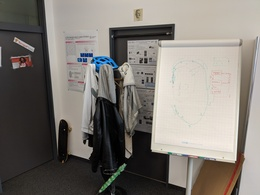
%> input picture Lab 4/images/img_1.jpg, 260 x 195 px, shrunk from 4032 x 3024 before the run
$ octave main.m   (GNU Octave 9; MATLAB toolbox functions it lacks are replaced by stand-ins)
%> lines starting %> are read from the running program, lines starting %| are printed output that depends on the picture
### Lab 4/getImage.m
function image = getImage(image_path, rescale_factor)
%> called with image_path = 'images/img_1.jpg', rescale_factor = 0.2
    image = im2double(imresize(rgb2gray(imread(image_path)),...
        rescale_factor));
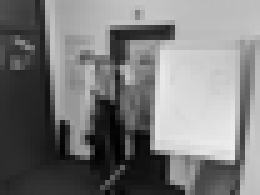
%> image: size 39x52 double (shown 5 times larger); min 0, max 0.929, mean 0.477
end

### Lab 4/main.m
clear all
close all
clc

num_scales = 3; % Scales per octave.
num_octaves = 5; % Number of octaves.
sigma = 1.6;
contrast_threshold = 0.04;
image_file_1 = 'images/img_1.jpg';
image_file_2 = 'images/img_2.jpg';
rescale_factor = 0.2; % Rescaling of the original image for speed.

images = {getImage(image_file_1, rescale_factor), getImage(image_file_2, rescale_factor)};
%> call 2 of getImage, with image_path = 'images/img_2.jpg', rescale_factor = 0.2
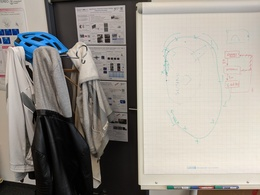
%> input picture Lab 4/images/img_2.jpg, 260 x 195 px, shrunk from 4032 x 3024 before the run
%> in getImage (call 2), `image = im2double(imresize(rgb2gray(imread(image_path)), rescale_facto..`:
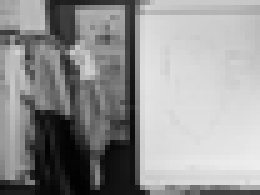
%> image: size 39x52 double (shown 5 times larger); min 0.00784, max 0.929, mean 0.579
%> images = 2 items

descriptors = {};
kpt_locations={};

gauss_filter=fspecial('gaussian', [16, 16], 1.5*16);

for img_idx = 1:2 %we analyze both the images to match
    for o = 0:num_octaves-1 %for every octave
        sc_image = imresize(images{img_idx}, 1/(2^o)); %take the image rescaled
        for s = -1:num_scales+1 %create the different gauss filtered images
            k_sigma = 2^(s/num_scales)*sigma;
            level{s+2} = imgaussfilt(sc_image, k_sigma, 'Padding', 0);
        end
        for i=1:num_scales+2 %create the dogs
            dog{o+1, i} = abs(level{i+1} - level{i}); %this is MAGNITUDE, row=octave col= dog index
            for x=1:height(dog{o+1, i}) %suppress points with magnitude under threshold
                for y=1:width(dog{o+1, i})
                    if dog{o+1, i}(x, y)<contrast_threshold
                        dog{o+1, i}(x, y)=0;
                    end
                end
            end
        end

        %find the keypoints
        for i=2:num_scales+1 %search only in the middle layers of octave
            reg_max=imregionalmax(dog{o+1, i}, 26); %return a matrix whith 1 where max are
            for x=1:height(reg_max)
                for y=1:width(reg_max)
                    if (reg_max(x, y)==1) && (dog{o+1, i}(x, y)~=0)
                        kpt_locations{end+1, 1}=[x, y, num_scales*o + i - 1]; %save the location (DIVIDERE PER o+1??)
                        kpt_locations{end, 2}=img_idx; %save which image is this

                        blur_img=level{i}; %select original blurred img
                        [norms, orient] = imgradient(blur_img); %make the gradient

                        norms=padarray(norms, [8, 8], 0, 'both'); %pad to avoid problems with borders
                        orient=padarray(orient, [8, 8], 0, 'both');

                        norm_patch= norms(kpt_locations{end, 1}(1)+1:kpt_locations{end, 1}(1)+16, kpt_locations{end, 1}(2)+1:kpt_locations{end, 1}(2)+16); %16x16 patch
                        orient_patch= orient(kpt_locations{end, 1}(1)+1:kpt_locations{end, 1}(1)+16, kpt_locations{end, 1}(2)+1:kpt_locations{end, 1}(2)+16);

                        norm_patch=norm_patch.*gauss_filter; %wheight center values more

                        norm_subpatch=mat2cell(norm_patch, [4, 4, 4, 4], [4, 4, 4, 4]); %divide into 16 subpatches of 4x4
                        orient_subpatch=mat2cell(orient_patch, [4, 4, 4, 4], [4, 4, 4, 4]);

                        descriptors{end+1, 1}=[];

                        for h=1:4
                            for k=1:4
                                descriptors{end, 1}=[descriptors{end, 1}, weightedhistc(orient_subpatch{h, k}(:).', norm_subpatch{h, k}(:).', -180:45:180)];
                                descriptors{end, 1}(end)=[]; %delete the last useless element
                            end
                        end
                        d=descriptors{end, 1};
                        n=norm(d);
                        descriptors{end, 1}=descriptors{end, 1}/n; %normalize every descriptor
                        descriptors{end, 2}=img_idx; %save which image is this
                    end
                end
            end
        end

    end
end
%> after the loop, blur_img = [0.115 0.137 0.144 0.134; 0.121 0.145 0.153 0.142; 0.111 0.133 0.141 0.131]; d = 128 values, max 0.00277 at index 45, min 0 at index 1, mean 0.000189; descriptors = 316 items; dog = 25 items; kpt_locations = 316 items; level = 6 items; n = 0.00765; norm_subpatch = 16 items; orient_subpatch = 16 items

F1=[];
F2=[];

for i=1:size(descriptors, 1)
    if descriptors{i, 2}==1
        F1=[F1; descriptors{i, 1}];
    else
        F2=[F2; descriptors{i, 1}];
    end
end
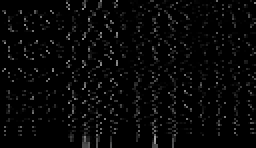
%> F1: size 74x128 double (shown 2 times larger); min 0, max 0.645, mean 0.03
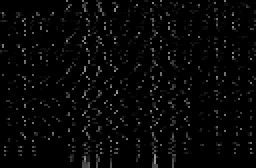
%> F2: size 84x128 double (shown 2 times larger); min 0, max 0.628, mean 0.0273

kpt1=[];
kpt2=[];

for i=1:size(kpt_locations, 1)
    if kpt_locations{i, 2}==1
        kpt1=[kpt1; kpt_locations{i, 1}(1), kpt_locations{i, 1}(2)];
    else
        kpt2=[kpt2; kpt_locations{i, 1}(1), kpt_locations{i, 1}(2)];
    end
end
%> this loop made 158 passes
%> kpt1 on passes 1 to 6: [2 11], [2 11; 2 45], [2 11; 2 45; 3 25], [2 11; 2 45; 3 25; 3 31], [2 11; 2 45; 3 25; 3 31; 3 51], [2 11; 2 45; 3 25; 3 31; 3 51; 7 33]
%> after the loop, kpt1 = 74 rows, first 12: [2 11; 2 45; 3 25; 3 31; 3 51; 7 33; 8 24; 22 22; 28 29; 29 33; 30 16; 30 45]; kpt2 = 84 rows, first 12: [2 50; 3 3; 3 7; 3 23; 3 30; 4 18; 7 13; 9 27; 10 51; 12 3; 14 18; 19 27]

indexPairs = matchFeatures(F1,F2, 'MatchThreshold', 100, 'MaxRatio', 0.8, 'Unique', true);
%> indexPairs = 14 rows, first 12: [1 64; 23 41; 31 4; 32 47; 59 66; 63 73; 64 74; 65 77; 66 78; 69 79; 71 81; 72 82]

kpt_matched_1 = fliplr(kpt1(indexPairs(:,1), :));
%> kpt_matched_1 = 14 rows, first 12: [11 2; 22 23; 25 3; 30 3; 23 4; 11 3; 11 7; 4 3; 11 6; 6 3; 5 3; 3 2]
kpt_matched_2 = fliplr(kpt2(indexPairs(:,2), :));
%> kpt_matched_2 = 14 rows, first 12: [3 3; 11 26; 23 3; 10 3; 23 4; 11 3; 11 8; 3 4; 10 6; 6 3; 5 3; 3 2]

figure; ax = axes;
showMatchedFeatures(images{1}, images{2}, kpt_matched_1, kpt_matched_2, ...
    'montage','Parent',ax);
title(ax, 'Candidate point matches');
legend(ax, 'Matched points 1','Matched points 2');
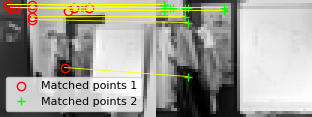
%> figure redrawn from the program's plot data; shown 3 times larger; its title reads 'Candidate point matches'


    % Write code to compute:
    % 1)    image pyramid. Number of images in the pyarmid equals
    %       'num_octaves'.
    % 2)    blurred images for each octave. Each octave contains
    %       'num_scales + 3' blurred images.
    % 3)    'num_scales + 2' difference of Gaussians for each octave.
    % 4)    Compute the keypoints with non-maximum suppression and
    %       discard candidates with the contrast threshold.
    % 5)    Given the blurred images and keypoints, compute the
    %       descriptors. Discard keypoints/descriptors that are too close
    %       to the boundary of the image. Hence, you will most likely
    %       lose some keypoints that you have computed earlier.

% Finally, match the descriptors using the function 'matchFeatures' and
% visualize the matches with the function 'showMatchedFeatures'.
% If you want, you can also implement the matching procedure yourself using
% 'knnsearch'.
